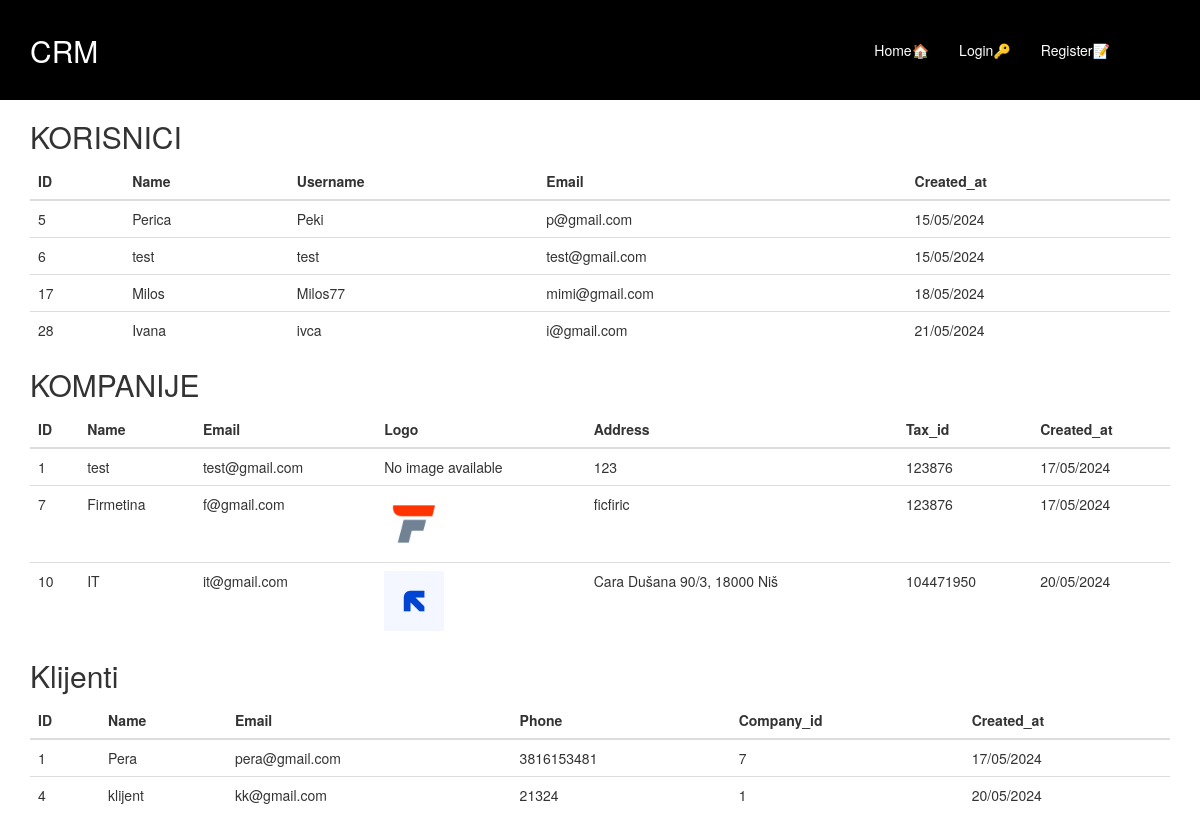
The page / on the database its author committed.
### tables this page shows
CREATE TABLE `korisnici` (
  `id` int(11) NOT NULL,
  `name` varchar(255) NOT NULL,
  `email` varchar(255) NOT NULL,
  `username` varchar(255) NOT NULL,
  `password` varchar(255) NOT NULL,
  `created_at` date NOT NULL DEFAULT current_timestamp(),
  `is_admin` int(11) NOT NULL
);

CREATE TABLE `kompanije` (
  `id` int(11) NOT NULL,
  `name` varchar(255) NOT NULL,
  `email` varchar(255) NOT NULL,
  `logo` varchar(255) NOT NULL,
  `address` varchar(255) NOT NULL,
  `tax_id` varchar(255) NOT NULL,
  `created_at` timestamp NOT NULL DEFAULT current_timestamp()
);

CREATE TABLE `klijenti` (
  `id` int(11) NOT NULL,
  `name` varchar(255) NOT NULL,
  `email` varchar(255) NOT NULL,
  `phone` varchar(255) NOT NULL,
  `company_id` int(11) NOT NULL,
  `created_at` timestamp NOT NULL DEFAULT current_timestamp()
);

### functions/functions.php (called while the page is built, shortened)
<?php
function get_users() {
    $sql = "SELECT * FROM korisnici";
    $run = query($sql);
    if ($run) {
        return $run->fetch_all(MYSQLI_ASSOC);
    } else {
        return array();
    }
}
function get_company() {
    $sql = "SELECT * FROM kompanije";
    $run = query($sql);
    if ($run) {
        return $run->fetch_all(MYSQLI_ASSOC);
    } else {
        return array();
    }
}
function get_client() {
    $sql = "SELECT * FROM klijenti";
    $run = query($sql);
    if ($run) {
        return $run->fetch_all(MYSQLI_ASSOC);
    } else {
        return array();
    }
}

### functions/db.php (called while the page is built, shortened)
<?php
$con = mysqli_connect('localhost', 'root', '', 'crm');
function query($query) {
    global $con;
    return mysqli_query($con, $query);
}

### index.php (the view, shortened to what this page needs)
<?php
include "inc/header.php";
?>
<body>
	<?php if (!isset($_SESSION['email'])) : ?>
    <div class="container">
    <div class="row">
        <div class="col-md-12">
            <h2>KORISNICI</h2>
            <table class="table tavle-striped">
                <thead>
                    <tr>
                        <th>ID</th>
                        <th>Name</th>
                        <th>Username</th>
                        <th>Email</th>
                        <th>Created_at</th>
                    </tr>
                </thead>
                <tbody>
                        <?php
                            $select_members = get_users();
                            foreach($select_members as $member) : ?>
                        <tr>
                            <td><?php echo $member['id']; ?></td>
                            <td><?php echo $member['name']; ?></td>
                            <td><?php echo $member['username']; ?></td>
                            <td><?php echo $member['email']; ?></td>
                            <td><?php
                            $created_at = strtotime($member['created_at']);
                            $new_date =  date("d/m/Y", $created_at);
                            echo $new_date;
                            ?></td>
                        </tr>
                        <?php endforeach; ?>
                </tbody>
            </table>
            <h2>KOMPANIJE</h2>
            <table class="table tavle-striped">
                <thead>
                    <tr>
                        <th>ID</th>
                        <th>Name</th>
                        <th>Email</th>
                        <th>Logo</th>
                        <th>Address</th>
                        <th>Tax_id</th>
                        <th>Created_at</th>
                    </tr>
                </thead>
                <tbody>
                        <?php
                            $select_members = get_company();
                            foreach($select_members as $member) : ?>
                        <tr>
                            <td><?php echo $member['id']; ?></td>
                            <td><?php echo $member['name']; ?></td>
                            <td><?php echo $member['email']; ?></td>
                            <td><?php
                                    if(isset($member['logo']) && !empty($member['logo'])) {
                                        echo '<img style="width: 60px;" src="' . $member['logo'] . '">';
                                    } else {
                                        echo "No image available";
                                    }
                                ?></td>
                            <td><?php echo $member['address']; ?></td>
                            <td><?php echo $member['tax_id']; ?></td>
                            <td><?php
                            $created_at = strtotime($member['created_at']);
                            $new_date =  date("d/m/Y", $created_at);
                            echo $new_date;
                            ?></td>
                        </tr>
                        <?php endforeach; ?>
                </tbody>
            </table>
            <h2>Klijenti</h2>
            <table class="table tavle-striped">
                <thead>
                    <tr>
                        <th>ID</th>
                        <th>Name</th>
                        <th>Email</th>
                        <th>Phone</th>
                        <th>Company_id</th>
                        <th>Created_at</th>
                    </tr>
                </thead>
                <tbody>
                        <?php
                            $select_members = get_client();
                            foreach($select_members as $member) : ?>
                        <tr>
                            <td><?php echo $member['id']; ?></td>
                            <td><?php echo $member['name']; ?></td>
                            <td><?php echo $member['email']; ?></td>
                            <td><?php echo $member['phone']; ?></td>
                            <td><?php echo $member['company_id']; ?></td>
                            <td><?php
                            $created_at = strtotime($member['created_at']);
                            $new_date =  date("d/m/Y", $created_at);
                            echo $new_date;
                            ?></td>
                        </tr>
                        <?php endforeach; ?>
                </tbody>
            </table>
        </div>
    </div>
    </div>
	<?php endif; ?>
</body>
</html>

### inc/header.php (shortened to what this page needs)
<!DOCTYPE html>
<html>
<head>
	<link rel="stylesheet" type="text/css" href="css/stil.css">
    <link href="https://maxcdn.bootstrapcdn.com/bootstrap/3.4.1/css/bootstrap.min.css" rel="stylesheet">
    <link rel="stylesheet" href="https://unpkg.com/dropzone@5/dist/min/dropzone.min.css" type="text/css" />
</head>
<header>
	<div class="logo">
            <p>CRM</p>
        </div>
        <div class="headerList">
            <ul>
                <?php if (!isset($_SESSION['email'])) : ?>
                	<li><a href="index.php">Home🏠</a></li>
                    <li><a href="login.php">Login🔑</a></li>
                    <li><a href="register.php">Register📝</a></li>
                <?php endif; ?>
            </ul>
        </div>
</header>

### css/stil.css (style rules this page uses)
* { margin: 0; padding: 0; box-sizing: border-box; }
header { height: 100px; background-color: black; display: flex; color: #fff; }
.logo { float: left; width: 30%; padding-left: 30px; padding-top: 30px; font-size: 30px; }
.headerList { float: right; }
.headerList ul { display: flex; list-style: none; padding: 40px; position: absolute; right: 30px; font-size: 14px; }
.headerList ul li { padding-right: 20px; padding-left: 10px; transition: 0.4s; }
.headerList a { text-decoration: none !important; color: inherit !important; }

### rows shown on the page
korisnici: id "5", name "Perica", username "Peki", email "p@gmail.com", created_at "15/05/2024"
korisnici: id "6", name "test", username "test", email "test@gmail.com", created_at "15/05/2024"
korisnici: id "17", name "Milos", username "Milos77", email "mimi@gmail.com", created_at "18/05/2024"
korisnici: id "28", name "Ivana", username "ivca", email "i@gmail.com", created_at "21/05/2024"
kompanije: id "1", name "test", email "test@gmail.com", logo "No image available", address "123", tax "123876", created_at "17/05/2024"
kompanije: id "7", name "Firmetina", email "f@gmail.com", logo (picture), address "ficfiric", tax "123876", created_at "17/05/2024"
kompanije: id "10", name "IT", email "it@gmail.com", logo (picture), address "Cara Dušana 90/3, 18000 Niš", tax "104471950", created_at "20/05/2024"
klijenti: id "1", name "Pera", email "pera@gmail.com", phone "3816153481", company "7", created_at "17/05/2024"
klijenti: id "4", name "klijent", email "kk@gmail.com", phone "21324", company "1", created_at "20/05/2024"
